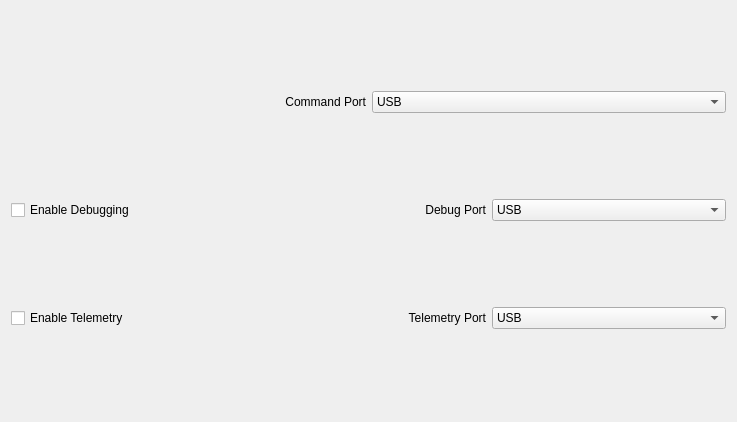
             <widget class="QWidget" name="scrollAreaWidgetContents_7">
              <property name="geometry">
               <rect>
                <x>0</x>
                <y>0</y>
                <width>737</width>
                <height>422</height>
               </rect>
              </property>
              <layout class="QGridLayout" name="gridLayout_24">
               <item row="1" column="0">
                <layout class="QHBoxLayout" name="horizontalLayout_40">
                 <item>
                  <widget class="QCheckBox" name="enable_gs_debugging">
                   <property name="text">
                    <string>Enable Debugging</string>
                   </property>
                  </widget>
                 </item>
                 <item>
                  <widget class="QLabel" name="label_40">
                   <property name="text">
                    <string>Debug Port</string>
                   </property>
                   <property name="alignment">
                    <set>Qt::AlignRight|Qt::AlignTrailing|Qt::AlignVCenter</set>
                   </property>
                  </widget>
                 </item>
                 <item>
                  <widget class="QComboBox" name="gs_debug_port">
                   <item>
                    <property name="text">
                     <string>USB</string>
                    </property>
                   </item>
                   <item>
                    <property name="text">
                     <string>Serial1</string>
                    </property>
                   </item>
                   <item>
                    <property name="text">
                     <string>Serial2</string>
                    </property>
                   </item>
                   <item>
                    <property name="text">
                     <string>Serial3</string>
                    </property>
                   </item>
                   <item>
                    <property name="text">
                     <string>Serial4</string>
                    </property>
                   </item>
                   <item>
                    <property name="text">
                     <string>Serial5</string>
                    </property>
                   </item>
                  </widget>
                 </item>
                </layout>
               </item>
               <item row="3" column="0">
                <layout class="QHBoxLayout" name="horizontalLayout_42">
                 <item>
                  <widget class="QCheckBox" name="enable_gs_telem">
                   <property name="text">
                    <string>Enable Telemetry</string>
                   </property>
                  </widget>
                 </item>
                 <item>
                  <widget class="QLabel" name="label_42">
                   <property name="text">
                    <string>Telemetry Port</string>
                   </property>
                   <property name="alignment">
                    <set>Qt::AlignRight|Qt::AlignTrailing|Qt::AlignVCenter</set>
                   </property>
                  </widget>
                 </item>
                 <item>
                  <widget class="QComboBox" name="gs_telem_port">
                   <item>
                    <property name="text">
                     <string>USB</string>
                    </property>
                   </item>
                   <item>
                    <property name="text">
                     <string>Serial1</string>
                    </property>
                   </item>
                   <item>
                    <property name="text">
                     <string>Serial2</string>
                    </property>
                   </item>
                   <item>
                    <property name="text">
                     <string>Serial3</string>
                    </property>
                   </item>
                   <item>
                    <property name="text">
                     <string>Serial4</string>
                    </property>
                   </item>
                   <item>
                    <property name="text">
                     <string>Serial5</string>
                    </property>
                   </item>
                  </widget>
                 </item>
                </layout>
               </item>
               <item row="0" column="0">
                <layout class="QHBoxLayout" name="horizontalLayout_41">
                 <item>
                  <widget class="QLabel" name="label_41">
                   <property name="text">
                    <string>Command Port</string>
                   </property>
                   <property name="alignment">
                    <set>Qt::AlignRight|Qt::AlignTrailing|Qt::AlignVCenter</set>
                   </property>
                  </widget>
                 </item>
                 <item>
                  <widget class="QComboBox" name="gs_command_port">
                   <item>
                    <property name="text">
                     <string>USB</string>
                    </property>
                   </item>
                   <item>
                    <property name="text">
                     <string>Serial1</string>
                    </property>
                   </item>
                   <item>
                    <property name="text">
                     <string>Serial2</string>
                    </property>
                   </item>
                   <item>
                    <property name="text">
                     <string>Serial3</string>
                    </property>
                   </item>
                   <item>
                    <property name="text">
                     <string>Serial4</string>
                    </property>
                   </item>
                   <item>
                    <property name="text">
                     <string>Serial5</string>
                    </property>
                   </item>
                  </widget>
                 </item>
                </layout>
               </item>
              </layout>
             </widget>
